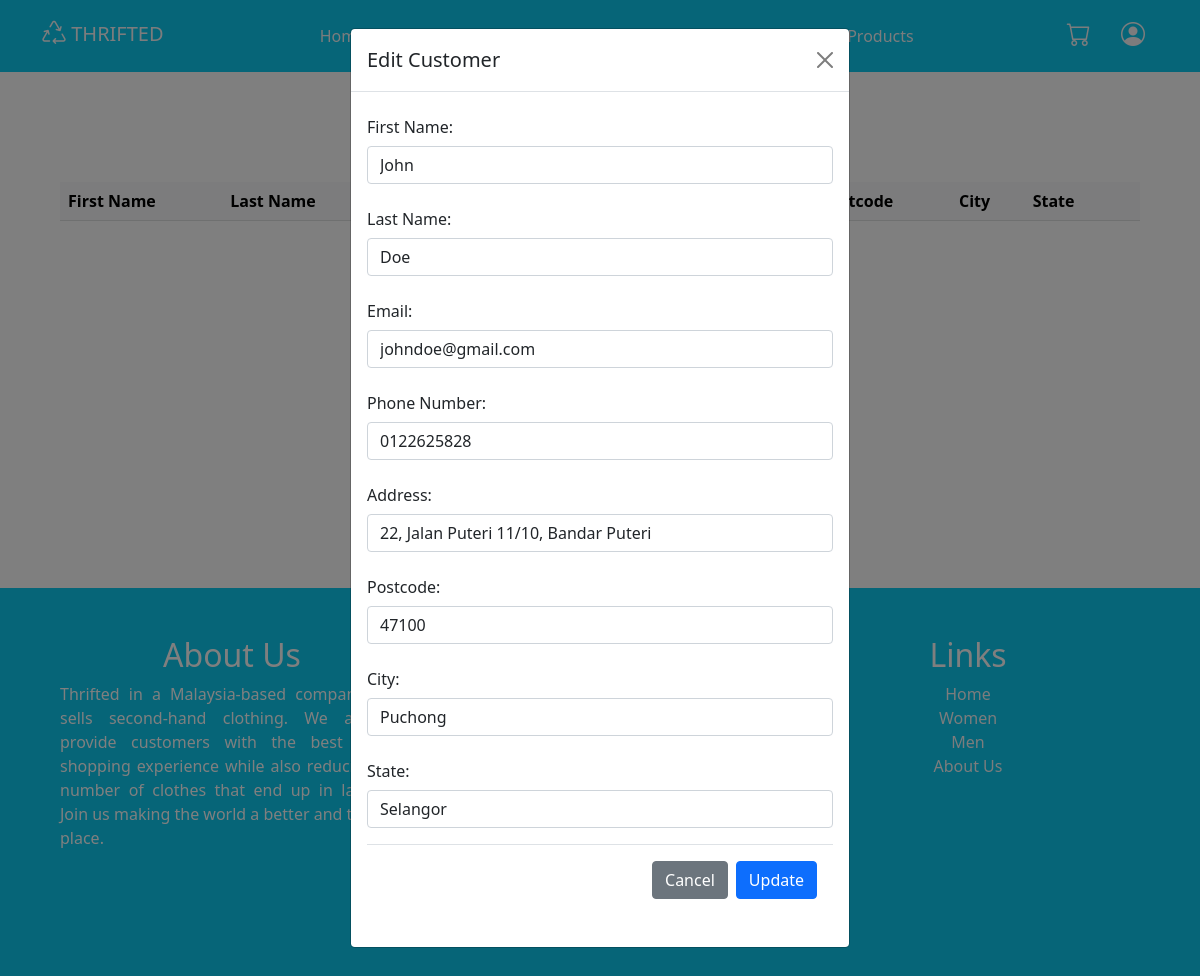
/customers.php?edit=1 (signed in), run on the app's committed database.
### tables this page shows
CREATE TABLE IF NOT EXISTS `user_tb` (
				`user_id` INT(255) NOT NULL AUTO_INCREMENT PRIMARY KEY,
				`user_role_id` INT(11) DEFAULT 2, 
				`first_name` VARCHAR (255) DEFAULT NULL,
				`last_name` VARCHAR (255) DEFAULT NULL,
				`email` VARCHAR (255) NOT NULL,
				`phone_number` VARCHAR (15) NOT NULL,
				`username` VARCHAR (255) NOT NULL,
				`password` VARCHAR (255) NOT NULL,
				`address` VARCHAR (255) NOT NULL,
				`postcode` VARCHAR (10) NOT NULL,
				`city` VARCHAR (85) NOT NULL,
				`state` VARCHAR (85) NOT NULL,
				FOREIGN KEY (`user_role_id`) references user_role_tb(`user_role_id`)
			);

### php/dbcontroller.php (called while the page is built, shortened)
<?php
class DBController {
	public $host = "localhost";
	public $user = "root";
	public $password = "";
	public $database = "thrifted_db";
	public $conn;
	function __construct() {
		$attr = "mysql:host=". $this->host .";dbname=". $this->database;
		$opts =
		[
		PDO::ATTR_ERRMODE            => PDO::ERRMODE_EXCEPTION,
		PDO::ATTR_DEFAULT_FETCH_MODE => PDO::FETCH_ASSOC,
		PDO::ATTR_EMULATE_PREPARES   => false,
		];
		$this->conn = new PDO($attr, $this->user, $this->password, $opts);
	}
	function runQuery($query) {
		$result = $this->conn->query($query);
		while($row=$result->fetch()) {
			$resultset[] = $row;
		}
		if(!empty($resultset))
			return $resultset;
	}
}
?>

### customers.php (the view, shortened to what this page needs)
<?php
require_once("php/dbcontroller.php");
require_once("php/component.php");
$db_handle = new DBController();
if (isset($_GET['edit'])) {
	$id = $_GET['edit'];
    $customer = $db_handle->runQuery("SELECT * FROM `user_tb` WHERE `user_id` = '$id'");
	if (count($customer) == 1 ) {
        foreach($customer as $key=>$value){
            $firstname = $customer[$key]['first_name'];
            $lastname = $customer[$key]['last_name'];
            $email = $customer[$key]['email'];
            $phonenumber = $customer[$key]['phone_number'];
            $address = $customer[$key]['address'];
            $postcode = $customer[$key]['postcode'];
            $city = $customer[$key]['city'];
            $state = $customer[$key]['state'];
        }
	}
}
?>
<!DOCTYPE html>
<html lang="en">
<head>
    <link href="https://cdn.jsdelivr.net/npm/bootstrap@5.0.2/dist/css/bootstrap.min.css" rel="stylesheet">
    <link rel="stylesheet" href="https://cdn.jsdelivr.net/npm/bootstrap-icons@1.9.0/font/bootstrap-icons.css">
    <link rel="stylesheet" href="style.css">
</head>
<body>
    <section class="p-5">
        <div class="container text-center">
            <h2 class="mb-4">Customer List</h2>
            <div class="table-responsive">
            <table class="table align-middle">
                <thead class="table-light">
                    <tr>
                      <th>First Name</th>
                      <th>Last Name</th>
                      <th>Email</th>
                      <th>Phone Number</th>
                      <th>Address</th>
                      <th>Postcode</th>
                      <th>City</th>
                      <th>State</th>
                      <th colspan="2"></th>
                    </tr>
                </thead>
            </table>
            </div>
        </div>
    </section>
<div class="modal fade" id="editCustomer" data-bs-backdrop="static" data-bs-keyboard="false" tabindex="-1" aria-labelledby="editLabel" aria-hidden="true">
        <div class="modal-dialog">
        <div class="modal-content">
            <div class="modal-header">
            <h5 class="modal-title" id="editLabel">Edit Customer</h5>
            <button type="button" class="btn-close" data-bs-dismiss="modal" aria-label="Close"></button>
            </div>
            <div class="modal-body">
                <form method="post" action="customers.php" >
                    <div class="mb-3">
                        <label for="brand" class="col-form-label">First Name:</label>
                        <input type="text" class="form-control" id="firstname" name="firstname" value="<?php echo $firstname; ?>">
                    </div>
                    <div class="mb-3">
                        <label for="name" class="col-form-label">Last Name:</label>
                        <input type="text" class="form-control" id="lastname" name="lastname" value="<?php echo $lastname; ?>">
                    </div>
                    <div class="mb-3">
                        <label for="size" class="col-form-label">Email:</label>
                        <input type="text" class="form-control" id="email" name="email" value="<?php echo $email; ?>">
                    </div>
                    <div class="mb-3">
                        <label for="condition" class="col-form-label">Phone Number:</label>
                        <input type="text" class="form-control" id="phonenumber" name="phonenumber" value="<?php echo $phonenumber; ?>">
                    </div>
                    <div class="mb-3">
                        <label for="price" class="col-form-label">Address:</label>
                        <input type="text" class="form-control" id="address" name="address" value="<?php echo $address; ?>">
                    </div>
                    <div class="mb-3">
                        <label for="color" class="col-form-label">Postcode:</label>
                        <input type="text" class="form-control" id="postcode" name="postcode" value="<?php echo $postcode; ?>">
                    </div>
                    <div class="mb-3">
                        <label for="material" class="col-form-label">City:</label>
                        <input type="text" class="form-control" id="city" name="city" value="<?php echo $city; ?>">
                    </div>
                    <div class="mb-3">
                        <label for="category" class="col-form-label">State:</label>
                        <input type="text" class="form-control" id="state" name="state" value="<?php echo $state; ?>">
                    </div>
                    <div class="modal-footer">
                        <button type="button" class="btn btn-secondary" data-bs-dismiss="modal">Cancel</button>
                        <button type="submit" name="update" class="btn btn-primary">Update</button>
                    </div>
                </form>
            </div>
        </div>
        </div>
    </div>
</body>
</html>

### style.css (style rules this page uses)
body { display: flex; flex-direction: column; min-height: 100vh; }

### data on the page
user_tb: firstname "John", lastname "Doe", email "johndoe@gmail.com", phonenumber "0122625828", address "22, Jalan Puteri 11/10, Bandar Puteri", postcode "47100", city "Puchong", state "Selangor"
